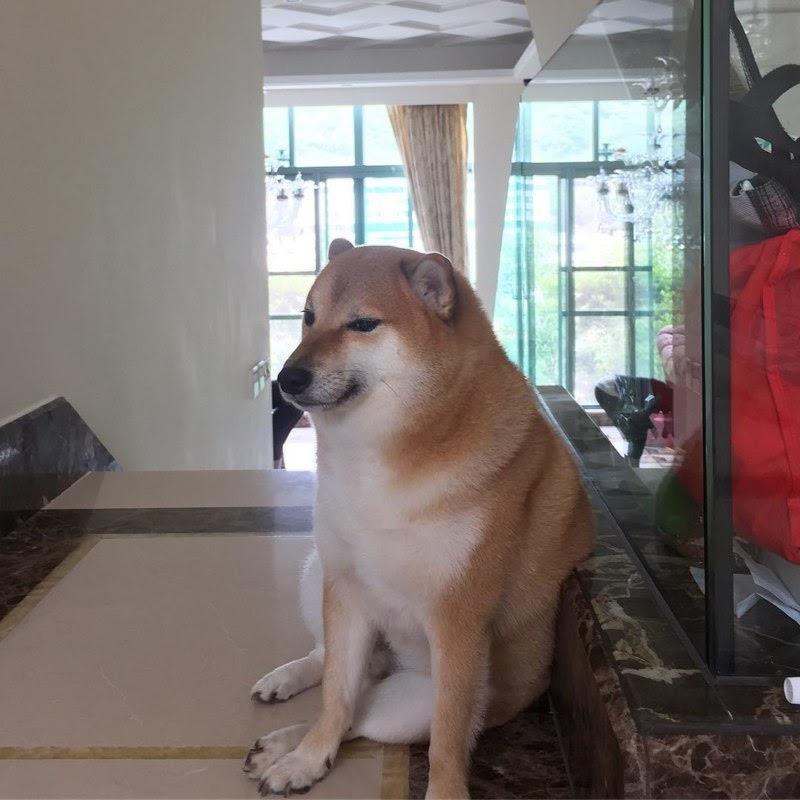
#> input picture dodge.jpg, 800 x 800 px
$ python test.py
#> lines starting #> are read from the running program, lines starting #| are printed output that depends on the picture
import cv2
import numpy as np
import os
import random
from scipy.ndimage import maximum_filter, minimum_filter


def viewImage(image, name_of_window):                       # Вывод изображения на экран
    cv2.namedWindow(name_of_window, cv2.WINDOW_NORMAL)
    cv2.imshow(name_of_window, image)
    cv2.waitKey(0)
    cv2.destroyAllWindows()


def sp_noise(image,prob):                                   # Наложение шума соль/перец

    output = np.zeros(image.shape,np.uint8)
    thres = 1 - prob
    for i in range(image.shape[0]):
        for j in range(image.shape[1]):
            rdn = random.random()
            if rdn < prob:
                output[i][j] = 0
            elif rdn > thres:
                output[i][j] = 255
            else:
                output[i][j] = image[i][j]
    return output

image = cv2.imread('dodge.jpg')
#> image is the input picture: shape (800, 800, 3); mean B, G, R 113.7, 116.8, 125.3
noise_img = sp_noise(image,0.05)                            #
#> after the loop in sp_noise, `for i in range(image.shape[0]):`:
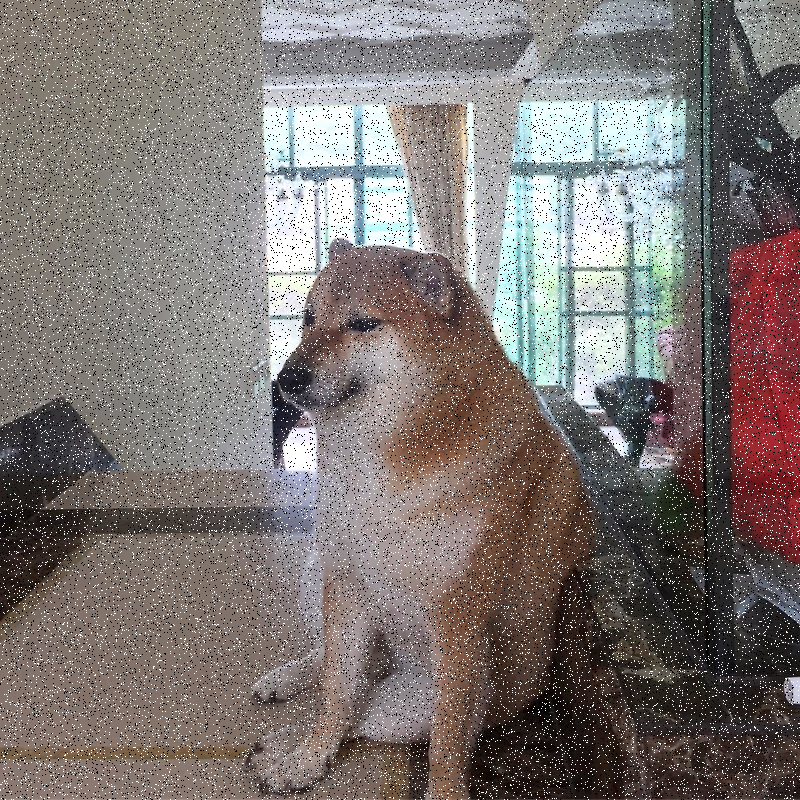
#> output: shape (800, 800, 3); mean B, G, R 115, 117.8, 125.4
cv2.imwrite('sp_noise.jpg', noise_img)

edited = cv2.imread("sp_noise.jpg")
viewImage(edited, "Nosied")

kernel = np.ones((5,5),np.float32)/25                       # Усреднение
dst = cv2.filter2D(edited,-1,kernel)
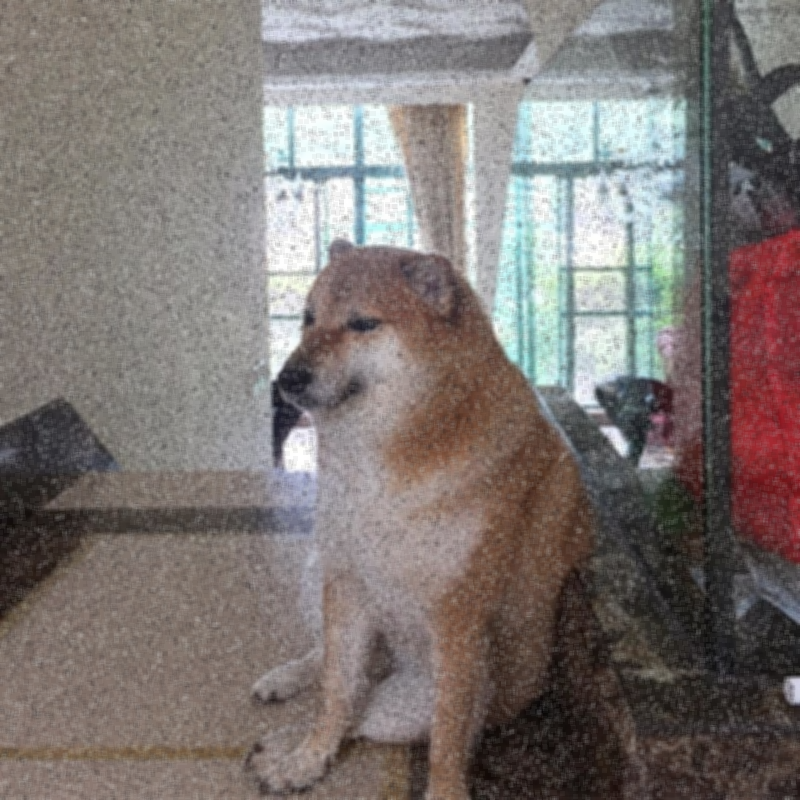
#> dst: shape (800, 800, 3); mean B, G, R 115.2, 117.8, 125.2
viewImage(dst,"Usrednenie")

blur = cv2.bilateralFilter(edited,9,75,75)                  # Билатериальный фильтр.
viewImage(blur,"Bilaterialniy")

median = cv2.medianBlur(edited,5)                           # Медианный фильтр
viewImage(median,"Median")
